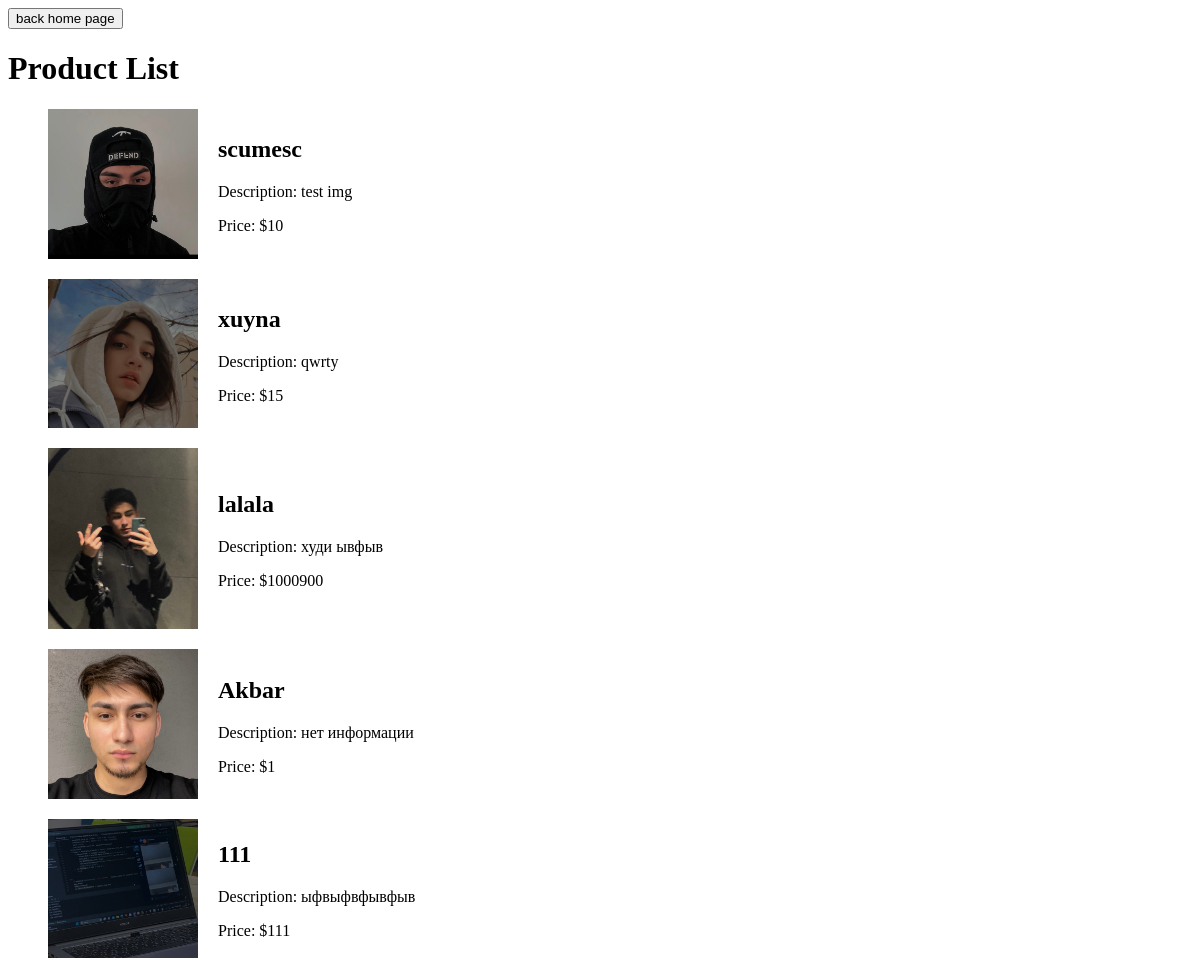
Screenshot of /products/ with the database file from the repository.
### firstapp/models.py (models this page shows, shortened)
class Product(models.Model):
    name = models.CharField(max_length=100)
    image = models.ImageField(upload_to='products/')
    description = models.TextField()
    price = models.DecimalField(max_digits=100_000_000, decimal_places=0)
    def image_tag(self):
        return mark_safe(f'<img src="{self.image.url}" width="50" height="50" />')
    image_tag.short_description = 'Image'

### firstapp/views.py (the view)
# urls.py: path('products/', product_list, name='product_list'),
def product_list(request):
    products = Product.objects.all()
    return render(request, 'home/product_list.html', {'products': products})

### templates/home/product_list.html (shortened to what this page needs)
<!DOCTYPE html>
<html>
<head>
</head>
<body>
    <a href="http://127.0.0.1:8000/">
        <button>back home page</button>
    </a>
    <h1>Product List</h1>
    <ul>
        {% for product in products %}
            <li class="product">
                <img src="{{ product.image.url }}" alt="{{ product.name }}">
                <div class="product-details">
                    <h2>{{ product.name }}</h2>
                    <p>Description: {{ product.description }}</p>
                    <p>Price: ${{ product.price }}</p>
                </div>
            </li>
        {% endfor %}
    </ul>
</body>
</html>

### templates/home/product_list.html (style rules this page uses)
.product { display: flex; align-items: center; margin-bottom: 20px; }
.product img { max-width: 150px; height: auto; margin-right: 20px; }
.product-details { flex: 1; }

### rows the page displays
Product: image (picture), name "scumesc", description "test img", price "10"
Product: image (picture), name "xuyna", description "qwrty", price "15"
Product: image (picture), name "lalala", description "худи ывфыв", price "1000900"
Product: image (picture), name "Akbar", description "нет информации", price "1"
Product: image (picture), name "111", description "ыфвыфвфывфыв", price "111"
